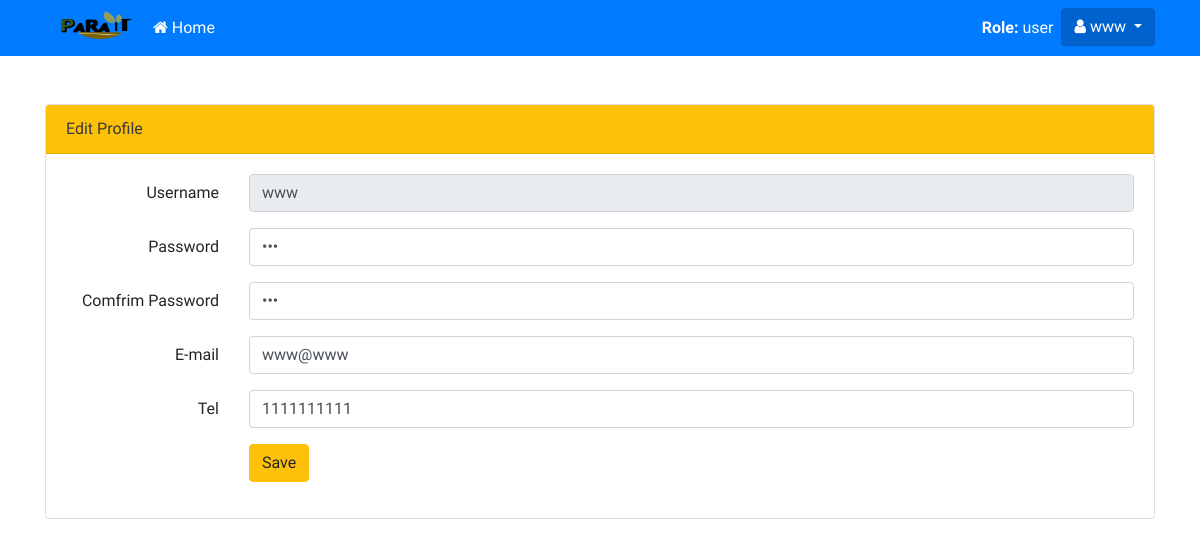
/user/edit_profile.php (signed in), run on the app's committed database.
### tables this page shows
CREATE TABLE `tbl_user` (
  `u_id` int(10) NOT NULL,
  `u_user` varchar(255) NOT NULL,
  `u_pass` varchar(255) NOT NULL,
  `u_email` varchar(255) NOT NULL,
  `u_tel` varchar(10) NOT NULL,
  `u_type` enum('admin','user') NOT NULL DEFAULT 'user',
  `u_permission` varchar(100) NOT NULL
);

### functions.php (called while the page is built, shortened)
<?php
class dbcon
{
    public function __construct()
    {
        $this->dbcon = new mysqli(DB_SERVER, DB_USER, DB_PASS, DB_NAME);
    }
    function fetch_user_id($id)
    {
        $result = $this->dbcon->query("SELECT * FROM tbl_user WHERE u_id='$id' ");
        return $result;
    }
}

### user/edit_profile.php (the view, shortened to what this page needs)
<?php include_once('header.php'); ?>
<?php
$obj_dbcon = new dbcon;
$your_id = $obj_dbcon->fetch_user_id($_SESSION['sess_u_id']);
$fetch_your_id = $your_id->fetch_array();
?>
</head>
<body>
    <?php require_once('import_navbar.php'); ?>
    <div class="container mt-5">
        <div class="card">
            <div class="card-header bg-warning text-dark">
                Edit Profile
            </div>
            <div class="card-body">
                <form method="POST">
                    <div class="form-group row">
                        <label for="txt_user" class="col-sm-2 col-form-label text-sm-right">Username</label>
                        <div class="col-sm-10">
                            <input name="txt_user" readonly type="text" class="form-control" id="txt_user" value="<?php echo$fetch_your_id['u_user']; ?>">
                        </div>
                    </div>
                    <div class="form-group row">
                        <label for="txt_pass" class="col-sm-2 col-form-label text-sm-right">Password</label>
                        <div class="col-sm-10">
                            <input name="txt_pass" type="password" class="form-control" id="txt_pass" value="<?php echo$fetch_your_id['u_pass']; ?>">
                        </div>
                    </div>
                    <div class="form-group row">
                        <label for="txt_pass" class="col-sm-2 col-form-label text-sm-right">Comfrim Password</label>
                        <div class="col-sm-10">
                            <input name="txt_pass_check" type="password" class="form-control" id="txt_pass" value="<?php echo$fetch_your_id['u_pass']; ?>">
                        </div>
                    </div>
                    <div class="form-group row">
                        <label for="txt_email" class="col-sm-2 col-form-label text-sm-right">E-mail</label>
                        <div class="col-sm-10">
                            <input name="txt_email" type="email" class="form-control" id="txt_email" value="<?php echo$fetch_your_id['u_email']; ?>">
                        </div>
                    </div>
                    <div class="form-group row">
                        <label for="txt_tel" class="col-sm-2 col-form-label text-sm-right">Tel</label>
                        <div class="col-sm-10">
                            <input name="txt_tel" type="text" class="form-control" id="txt_tel" maxlength="10" value="<?php echo$fetch_your_id['u_tel']; ?>">
                        </div>
                    </div>
                    <div class="form-group row">
                        <label for="inputPassword3" class="col-sm-2 col-form-label text-right"></label>
                        <div class="col-sm-10">
                            <input type="submit" name="submit" class="btn btn-warning" value="Save">
                        </div>
                    </div>
                </form>
            </div>
        </div>
    </div>
</body>
</html>

### css/style.css (style rules this page uses)
body { font-family: 'Sarabun', sans-serif; }

### data on the page
tbl_user: txt_user "www", txt_email "www@www", txt_tel "1111111111"

### other printed values
$_SESSION['sess_u_type'] "user"
$_SESSION['sess_u_user'] "www"
